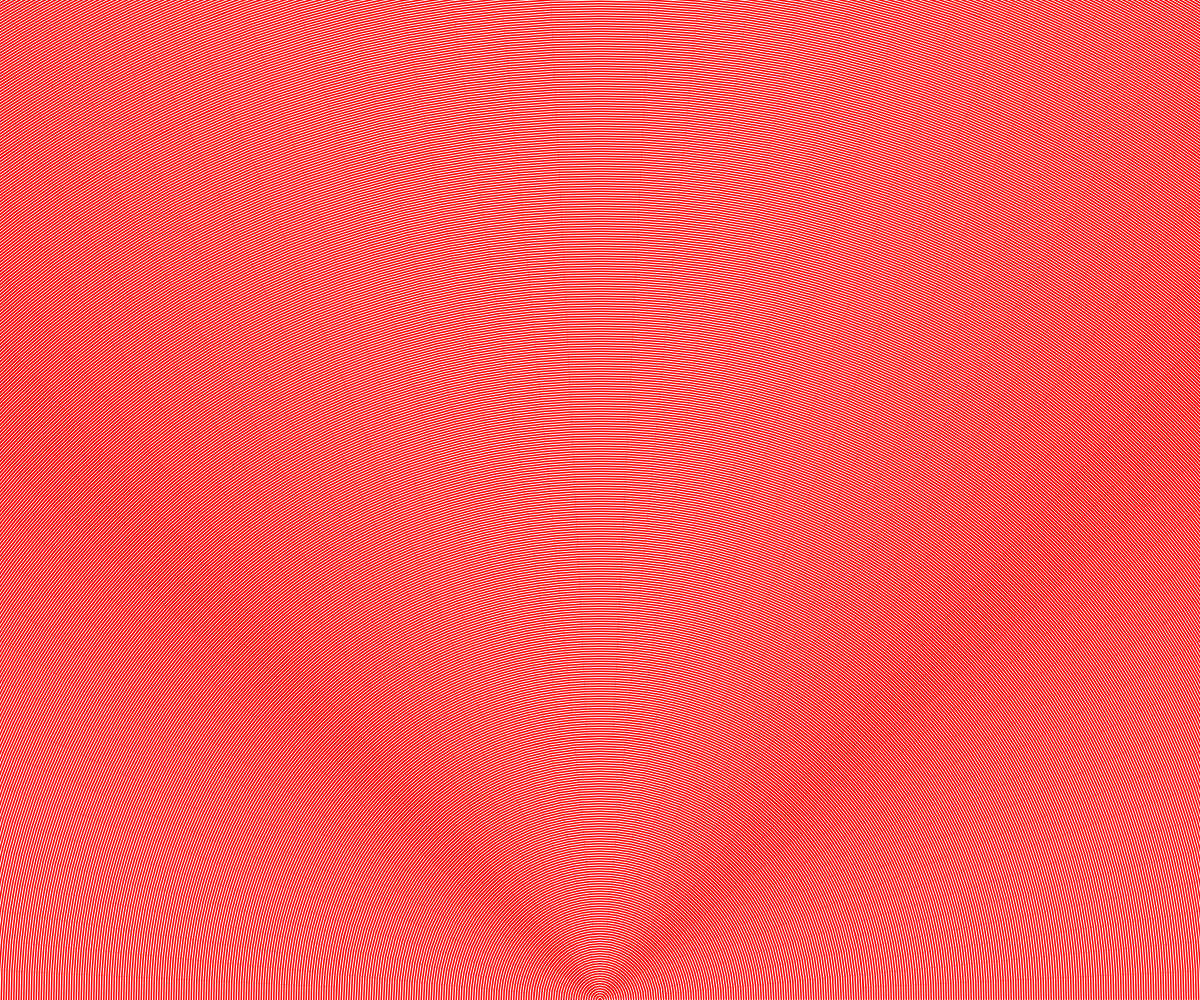
Frame 1 (no input)
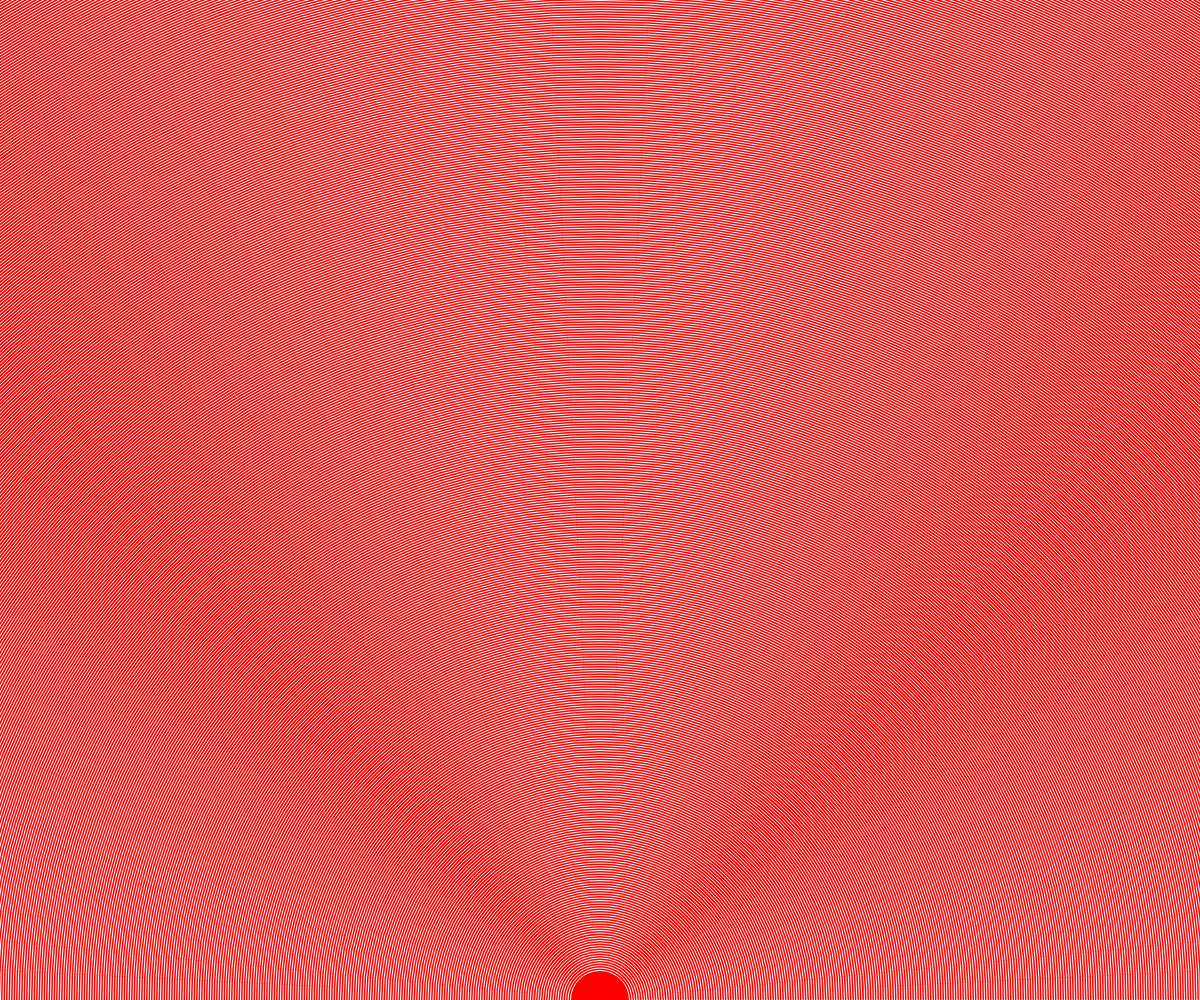
Frame 60 (no input)
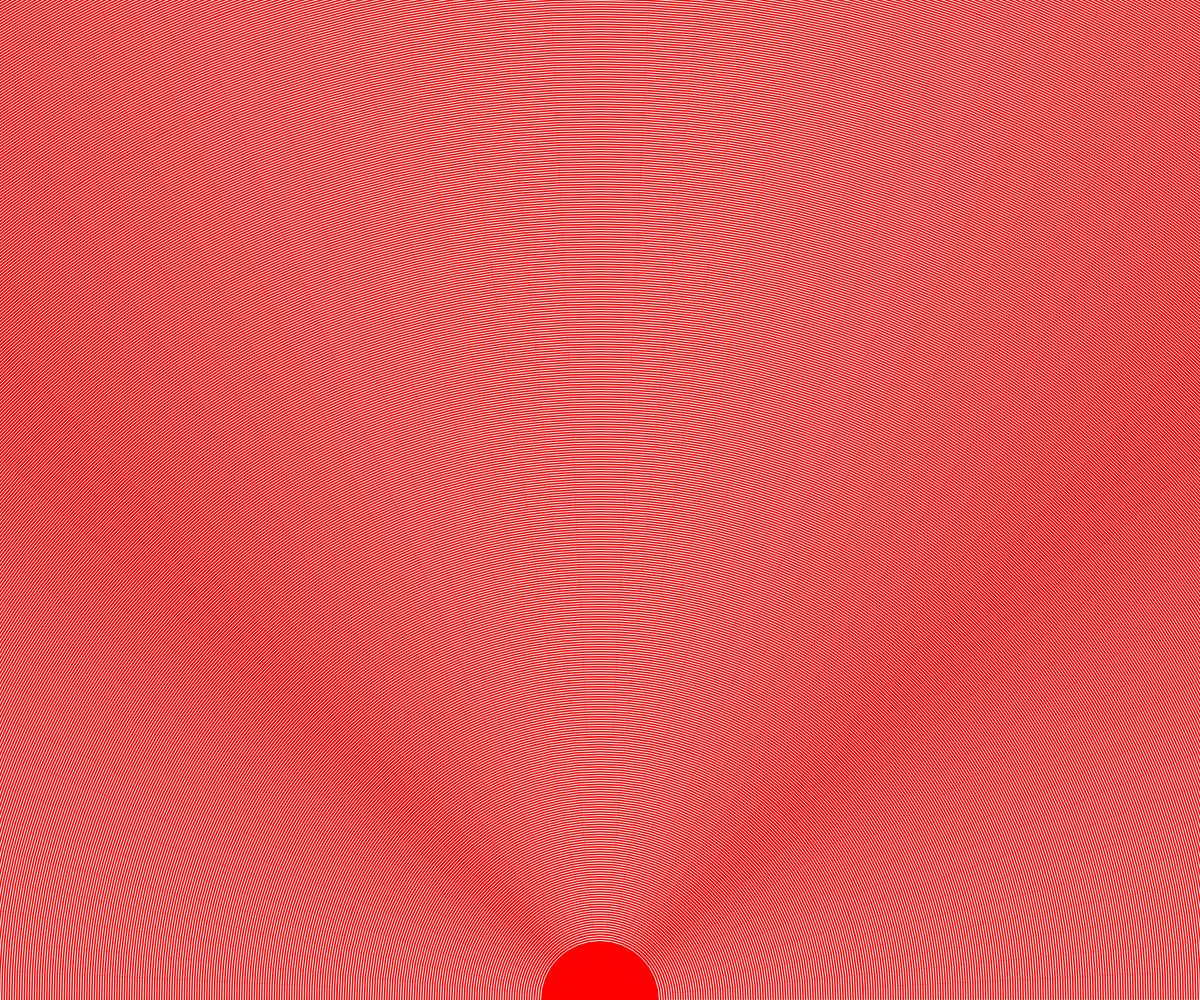
Frame 120 (the mouse pressed at the canvas centre since frame 60)

The p5.js sketch that drew these frames (run headless with seeded random() and noise() and a simulated clock; from frame 60 on, the mouse is pressed at the canvas centre):

// p5.js sketch
// ── sketch.js
var drops = [];
var r = 0;

function setup() {
  createCanvas(windowWidth,windowHeight);
  for (var i = 0 ; i<600 ; i++){
    drops[i]= new Drop(i * 5);
    
  }
}

function draw() {
  background(255,0,0);
  
  for(var i = 0; i<drops.length; i++){
    drops[i].display();
    drops[i].grow();
  }
  
}

function Drop(r){
  this.r = r;
  
  this.display= function(){
    noFill();
    stroke(255);
    ellipse(width/2, height, this.r, this.r);
    
    
  }
  
  this.grow = function(){
    this.r += 1;
  }
}
